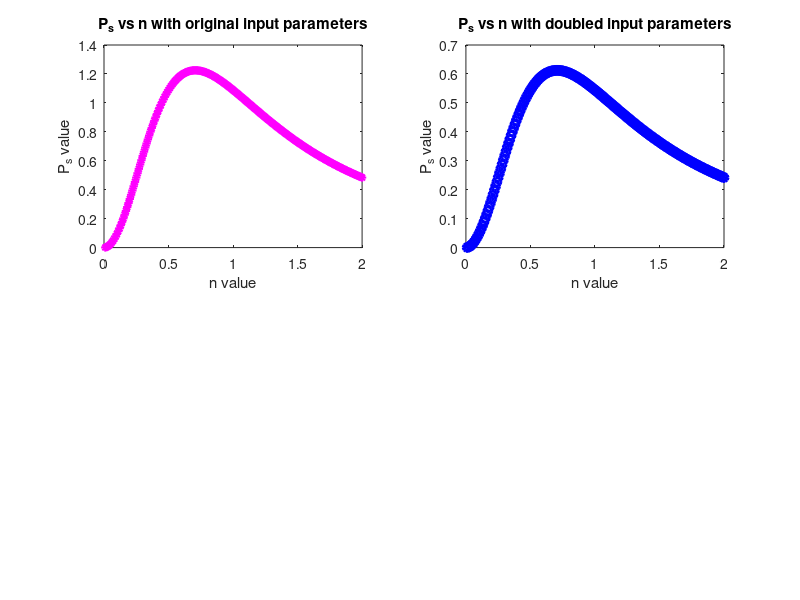

MATLAB code for this plot:
% Define initial constants as per assessment brief:
R_0 = 10
R_s = 5
V_s = 7

% Define empty placeholder variables for calculation of max P_s value, as
% well as the associated n value where it occurs
max_P_s = 0
max_n = 0

% Define empty placeholder arrays for all values of n, all values of P_s
% associated with that value of n, and all values of P_s associated with
% that value of n and doubled parameters. We will use these for plotting.
n_vals = []
P_s_vals = []
P_s_vals_doubled_params = []

% Loop through values of n from 0.01 to 2 with an increment of 0.01
for n = 0.01:0.01:2

    % Calculate P_s associated with current n value
    P_s = R_s * (n * V_s / (n^2 * R_0 + R_s))^2

    % Calculate P_s associated with current n value and doubled parameters
    P_s_doubled = (2*R_s) * (n * (V_s) / (n^2 * (2*R_0) + (2*R_s)))^2
    
    % Add to list of n values containing current iteration n value
    n_vals(end+1) = n
    % Add to list of P_s values containing current iteration P_s value
    P_s_vals(end+1) = P_s
    % Add to list of P_s values with doubled input parameters containing
    % current iteration P_s_doubled value
    P_s_vals_doubled_params(end+1) = P_s_doubled

    % If this is the highest recorded P_s value so far, set our placeholder
    % max_P_s and max_n variables to the current values
    if P_s > max_P_s
        max_P_s = P_s
        max_n = n
    end
end

% Print the maximum P_s value and associated n value to the console
fprintf('maximum P_s of %4.2f found at n = %4.2f\n', max_P_s, max_n)

% Create the first (left) subplot
subplot (2,2,1)
% Define the plot with n_values on the x-axis and P_s_vals on the y-axis,
% using a magenta dashed line of stars and a line width of 1.5
plot (n_vals, P_s_vals, 'm--*', 'LineWidth', 1.5)
% Label the x- and y- axes
xlabel ('n value')
ylabel ('P_s value')
% Title the plot
title ('P_s vs n with original input parameters')

% Create the second (right) subplot
subplot (2,2,2)
% Define the plot with n_values on the x-axis and P_s_vals_doubled_params
% on the y-axis, using a blue dotted line of circles and a line width of 2
plot (n_vals, P_s_vals_doubled_params, 'b:o', 'LineWidth', 2)
% Label the x- and y- axes
xlabel ('n value')
ylabel ('P_s value')
% Title the plot
title ('P_s vs n with doubled input parameters')
